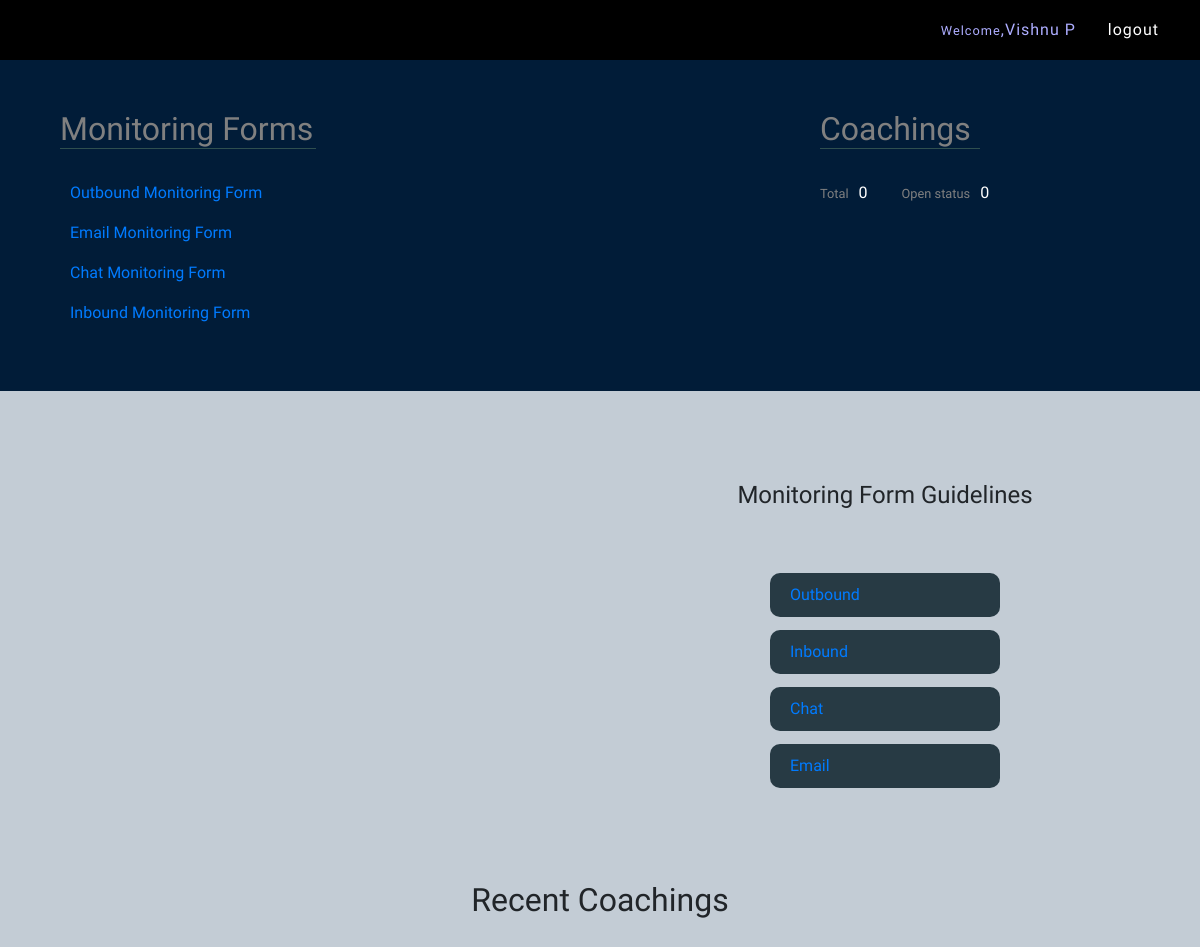
The page /employees/qahome (signed in) on the database as committed earlier.
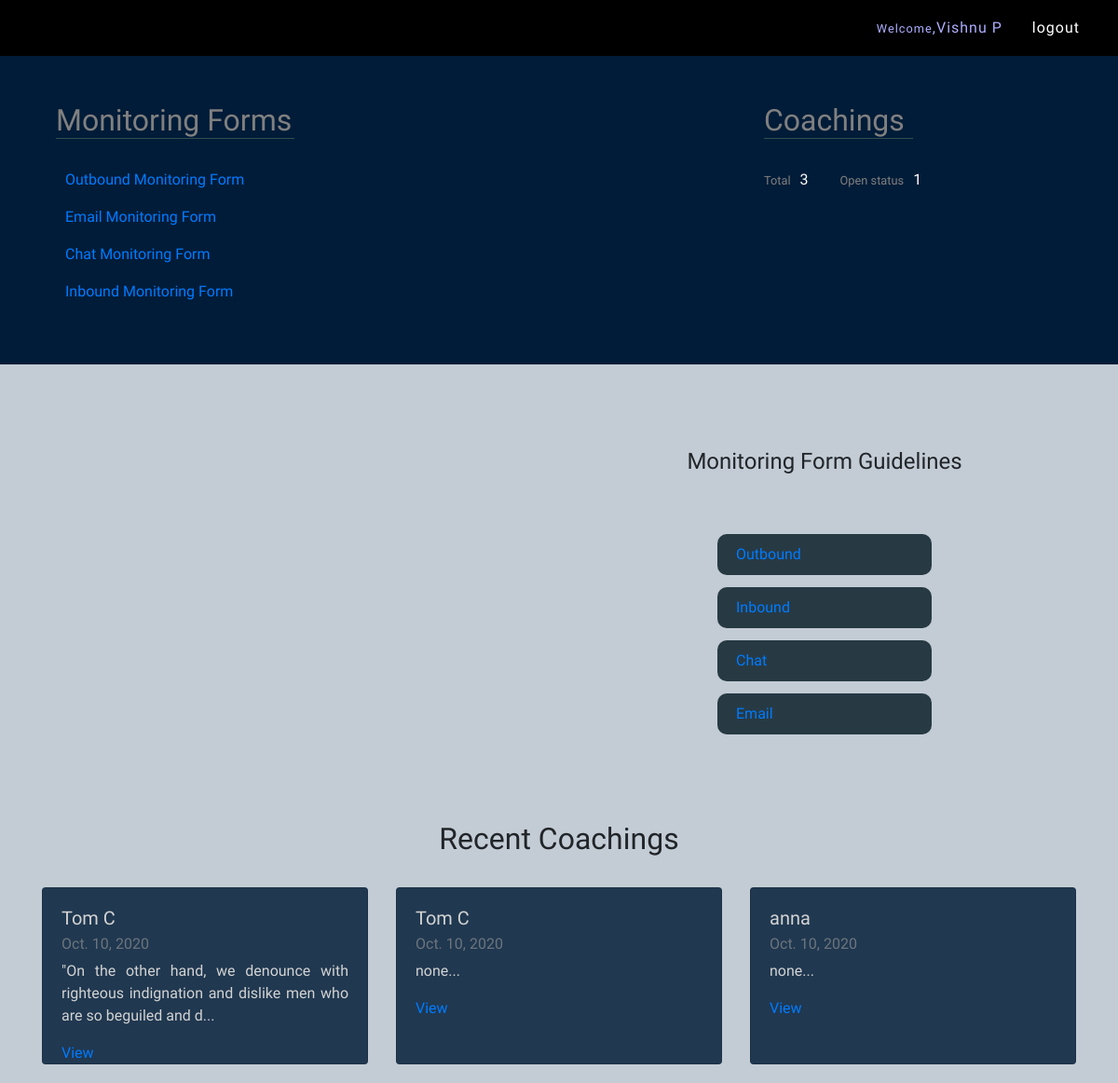
The same page on the database as committed later.
### employees/models.py (models this page shows, shortened)
class Profile(models.Model):
    team_list=(
        ('Noom','Noom'),('Aadya Solutions','Aadya Solutions'),('UPS CLP','UPS CLP'),('Gardening Express','Gardening Express'),
        ('Maxwell Properties','Maxwell Properties'),('Gubagoo','Gubagoo'),('Digital Swiss Gold','Digital Swiss Gold'),
        ('Digital Signage','Digital Signage'),('Success Systems','Success Systems'),('Advancement Consulting ','Advancement Consulting'),
        ('Insalvage','Insalvage'),('Medicare','Medicare'),('Printerpix','Printerpix'),('Printerpix Training','Printerpix Training'),
        ('First Look Appraisal','First Look Appraisal'),('TCA Counseling Group','TCA Counseling Group'),('Advit Sahdev Marketing','Advit Sahdev Marketing'),
        ('AKDY','AKDY'),('AKDY Training','AKDY Training'),('Monster Lead Group','Monster Lead Group'),('Fame House','Fame House'),
        ('Lecanto Green coffee','Lecanto Green coffee'),('Micro Distributing','Micro Distributing'),('Aditya Birla','Aditya Birla'),
        ('Aditya Birla Cellulose','Aditya Birla Cellulose'),('Aditya Birla Cellulose Training','Aditya Birla Cellulose Training'),
        ('City Security Services','City Security Services'),('Active Sports Club','Active Sports Club'),('Aditya Birla Sampling Team','Aditya Birla Sampling Team'),
        ('Aditya Birla Sampling Team Trainig','Aditya Birla Sampling Team Trainig'),('Bigo - IMO Group Chat','Bigo - IMO Group Chat'),
        ('Bigo Monitor Team','Bigo Monitor Team'),('Daniel Wellington','Daniel Wellington'),('Option Matrix','Option Matrix'),
        ('Info Think LLC','Info Think LLC'),('MT Cosmetics','MT Cosmetics'),("Something's Brewing","Something's Brewing"),
        ('WIT Digital','WIT Digital'),('Sync Treasury LLC','Sync Treasury LLC'),('SANA GAMING CONSULTING','SANA GAMING CONSULTING'),
        ('GrayStone LLC','GrayStone LLC'),('Kaapi Machines','Kaapi Machines'),('Richmond Assets & Holdings','Richmond Assets & Holdings'),
        ('US Home Exterior','US Home Exterior'),('Pre Management Leicester LTD','Pre Management Leicester LTD'),('American Income Life','American Income Life'),
        ('Life Alarm Services','Life Alarm Services'),('ERI Global','ERI Global'),('Allen Consulting group','Allen Consulting group'),
        ('Jeffery Tan ','Jeffery Tan '),('Student Life','Student Life'),('Career Transition Specialist','Career Transition Specialist'),
        ('Golden Eye Tech CCTV','Golden Eye Tech CCTV'),('MOVEMENT INSURANCE','MOVEMENT INSURANCE'),('Nucleus Media','Nucleus Media'),
        ('PSECU','PSECU'),('Tentamus','Tentamus'),('L&D','L&D'),('Get A Rate','Get A Rate'),('Mayfair Acct and Wealth','Mayfair Acct and Wealth'),
        ('Superking','Superking'),('Millionaires Group','Millionaires Group'),('PROTOSTAR','PROTOSTAR'),('MESSE FRANKFURT','MESSE FRANKFURT'),
        ('System 4','System 4'),('Naffa Innovations Pvt Ltd','Naffa Innovations Pvt Ltd'),('Support Staff','Support Staff')
                    )
    emp_desi_list=(
        ('CRO','CRO'),('Patrolling officer','Patrolling officer'),('TL','TL'),('AM','AM'),('Trainer','Trainer'),
        ('AD','AD'),('Manager','Manager'),('Service Delivery Manager','Service Delivery Manager'),('Asst.Manager','Asst.Manager'),
        ('CC Team','CC Team'),('BD','BD'),('MIS','MIS'),('Data Analyst','Data Analyst'),('Team Leader','Team Leader'),('QA','QA'),
        ('ATL','ATL'),('SME','SME')
                   )
    user=models.OneToOneField(User,on_delete=models.CASCADE)
    emp_name = models.CharField(max_length=30)
    emp_id=models.IntegerField()
    emp_desi=models.CharField(max_length=50,choices=emp_desi_list)
    team=models.CharField(max_length=50,choices=team_list)
    email=models.EmailField(default='emp@ecpl.com',null=True)

class OutboundMonitoringForm(models.Model):
    associate_name=models.CharField(max_length=50)
    emp_id=models.IntegerField()
    qa = models.CharField(max_length=50)
    team_lead = models.CharField(max_length=50)
    customer_name=models.CharField(max_length=50)
    customer_contact=models.IntegerField()
    call_date=models.DateField()
    audit_date = models.DateField()
    campaign=models.CharField(max_length=100)
    zone=models.CharField(max_length=60)
    concept=models.CharField(max_length=60)
    call_duration=models.IntegerField()
    opening_1=models.CharField(max_length=10)
    opening_2=models.CharField(max_length=10)
    softskill_1=models.CharField(max_length=10)
    softskill_2 = models.CharField(max_length=10)
    softskill_3 = models.CharField(max_length=10)
    softskill_4 = models.CharField(max_length=10)
    softskill_5 = models.CharField(max_length=10)
    softskill_6 = models.CharField(max_length=10)
    business_1=models.CharField(max_length=10)
    business_2 = models.CharField(max_length=10)
    business_3 = models.CharField(max_length=10)
    closing_1=models.CharField(max_length=10)
    closing_2 = models.CharField(max_length=10)
    compliance_1=models.CharField(max_length=10)
    compliance_2 = models.CharField(max_length=10)
    compliance_3 = models.CharField(max_length=10)
    total_score=models.IntegerField(null=True)
    compliance=models.IntegerField(null=True)
    opening_total=models.IntegerField(null=True)
    softskill_total=models.IntegerField(null=True)
    business_total=models.IntegerField(null=True)
    closing_total=models.IntegerField(null=True)
    compliance_total=models.IntegerField(null=True)
    areas_improvement = models.TextField()
    positives=models.TextField()
    comments=models.TextField()
    added_by=models.CharField(max_length=30)
    status=models.BooleanField(default=False)
    closed_date=models.DateField(null=True)
    def snippet(self):
        return self.comments[:100]+'...'

### employees/views.py (the view)
# urls.py: path('qahome',qahome),
def qahome(request):
    user=request.user.profile.emp_name
    coachings=OutboundMonitoringForm.objects.filter(added_by=user).order_by('id').reverse()[:8]
    counts=OutboundMonitoringForm.objects.filter(added_by=user).count()
    opencounts = OutboundMonitoringForm.objects.filter(added_by=user,status=False).count()
    data={'coachings':coachings,'counts':counts,'opencounts':opencounts}
    return render(request,'qa-home.html',data)

### templates/qa-home.html (shortened to what this page needs)
{% extends 'base.html' %}
{% block main %}
{% load static %}
<section id="profile">
    <div class="container-lg">
        <div class="row">
                            <div class="col-md-8" style="padding: 50px 30px">
                                <h2 style="color:grey;border-bottom: 1px solid darkslategrey;width: 256px">Monitoring Forms</h2>
                                <br>
                                <div style="margin-left:10px">
                                    <p><a href="/employees/outbound-coaching-form">Outbound Monitoring Form</a></p>
                                    <p><a href="/employees/email-coaching-form">Email Monitoring Form</a></p>
                                    <p><a href="/employees/chat-coaching-form">Chat Monitoring Form</a></p>
                                    <p><a href="/employees/inbound-coaching-form">Inbound Monitoring Form</a></p>
                                </div>
                            </div>
                            <div class="col-md-4" style="padding: 50px 30px">
                                <h2 style="color:grey;border-bottom: 1px solid darkslategrey;width: 160px">Coachings</h2>
                                <br>
                                <small style="color:grey">Total</small><span style="color:White;margin-left:10px">{{counts}}</span>
                                <small style="color:grey;margin-left:30px;">Open status</small><span style="color:White;margin-left:10px">{{opencounts}}</span>
                            </div>
        </div>
    </div>
</section>
<section id="guidelines" style="padding-top:70px">
    <div class="container-lg">
        <div class="row">
            <div class="col-md-6">
            </div>
            <div class="col-md-6">
                <h4 class="text-center" style="margin-top:20px">Monitoring Form Guidelines</h4>
                <ul>
                    <li><a href="">Outbound </a></li>
                    <li><a href="">Inbound </a></li>
                    <li><a href="">Chat </a></li>
                    <li><a href="">Email </a></li>
                </ul>
            </div>
        </div>
    </div>
</section>
<section style="padding-top:70px">
    <div class="container-lg">
        <h2 class="text-center">Recent Coachings </h2><br>
        <div class="row">
                {% for coaching in coachings %}
                <div class="col-md-4">
                <div class="card" style="background:#203850; margin-bottom:20px">
                  <div class="card-body">
                    <h5 class="card-title">{{coaching.associate_name}}</h5>
                    <h6 class="card-subtitle mb-2 text-muted">{{coaching.audit_date}}</h6>
                    <p class="card-text">{{coaching.snippet}}</p>
                    <a href="/employees/coaching/{{coaching.id}}" class="card-link">View</a>
                  </div>
                </div>
                </div>
                {% endfor %}
        </div>
    </div>
</section>
{% endblock %}

### templates/base.html (shortened to what this page needs)
<!DOCTYPE html>
<html lang="en">
<head>
    {% load static %}
    <link rel="stylesheet" href="https://cdn.jsdelivr.net/npm/bootstrap@4.5.3/dist/css/bootstrap.min.css">
    <link rel="stylesheet" href="{% static 'css/style.css' %}">
    <link rel="stylesheet" href="https://stackpath.bootstrapcdn.com/font-awesome/4.7.0/css/font-awesome.min.css">
</head>
<body>
        <section id="nav">
            <div class="container-fluid">
                <ul class="nav justify-content-end">
                    {% if user.is_authenticated %}
                    <li class="nav-item"><a href="" class="nav-link1" style="color:blue"><small>Welcome</small>,{{user.profile.emp_name}}</a></li>
                    <li class="nav-item"><a class="nav-link" href="/employees/logout">logout</a></li>
                    {% else %}
                    <li class="nav-item"><a class="nav-link" href="login">login</a></li>
                    {% endif %}
                </ul>
            </div>
        </section>
    {% block main %}
    {% endblock %}
</body>
</html>

### static/css/style.css (style rules this page uses)
* { padding: 0; margin: 0; }
body { font-family: 'Maven Pro', sans-serif; background:#c3ccd5; }
#nav { background: black; height: 60px; padding: 10px 10px; }
#nav .nav-link { color:white!important; letter-spacing:1px; }
#nav .nav-link1 { color:#adadff!important; letter-spacing:1px; display: block; padding: .5rem 1rem; }
#profile { background: #011c38; }
.card-title,.card-text { color:lightgrey; text-align:justify; }
.card { height:190px; }
#guidelines ul { position: relative; width: 250px; margin: 40px auto 0; padding: 10px; box-sizing: border-box; }
#guidelines ul li { display: flex; background:#273a44; padding: 10px 20px; color: #fff; margin: 13px 0; transition: .5s; border-radius: 10px; }

Rows that differ between the two databases and show on the page:
added OutboundMonitoringForm: associate_name "Tom C", audit_date "Oct. 10, 2020", snippet "\"On the other hand, we denounce with righteous indignation and dislike men who are so beguiled and d..."
added OutboundMonitoringForm: associate_name "Tom C", audit_date "Oct. 10, 2020", snippet "none..."
added OutboundMonitoringForm: associate_name "anna", audit_date "Oct. 10, 2020", snippet "none..."
Other text that changed with them:
{{ counts }}: "0" → "3"
{{ opencounts }}: "0" → "1"
